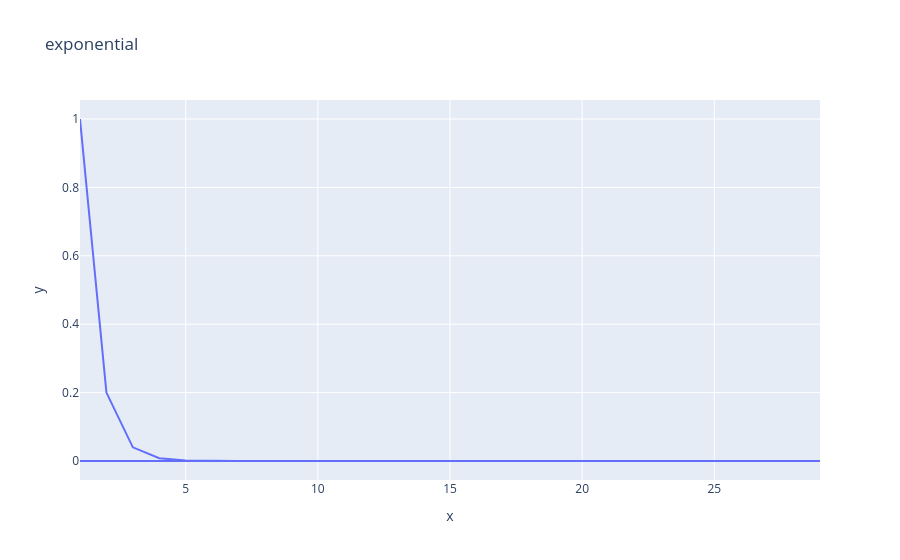

Source (notebook cell):
### Code cell
px.line(x=nvals, y=exponential, title='exponential')
px.line(x=nvals + [1], y=newExpo, title='exponential')
px.line(x=nvals + [1], y=newExpo2 , title='exponential')

### Figure 1 — Plotly figure (JSON) as saved in the notebook; plotly's stock layout.template omitted (floating-point values rounded to 4 significant figures)
{"data": [{"hovertemplate": "x=%{x}<br>y=%{y}<extra></extra>", "legendgroup": "", "line": {"color": "#636efa", "dash": "solid"}, "marker": {"symbol": "circle"}, "mode": "lines", "name": "", "orientation": "v", "showlegend": false, "type": "scatter", "x": [1, 2, 3, 4, 5, 6, 7, 8, 9, 10, 11, 12, 13, 14, 15, 16, 17, 18, 19, 20, 21, 22, 23, 24, 25, 26, 27, 28, 29, 1], "xaxis": "x", "y": [1.0, 0.2, 0.04, 0.008, 0.0016, 0.00032, 6.4e-05, 1.28e-05, 2.56e-06, 5.12e-07, 1.024e-07, 2.048e-08, 4.096e-09, 8.192e-10, 1.638e-10, 3.277e-11, 6.554e-12, 1.311e-12, 2.621e-13, 5.243e-14, 1.049e-14, 2.097e-15, 4.194e-16, 8.389e-17, 1.678e-17, 3.355e-18, 6.711e-19, 1.342e-19, 2.684e-20, 5.369e-21], "yaxis": "y"}], "layout": {"legend": {"tracegroupgap": 0}, "title": {"text": "exponential"}, "xaxis": {"anchor": "y", "domain": [0, 1], "title": {"text": "x"}}, "yaxis": {"anchor": "x", "domain": [0, 1], "title": {"text": "y"}}}}
